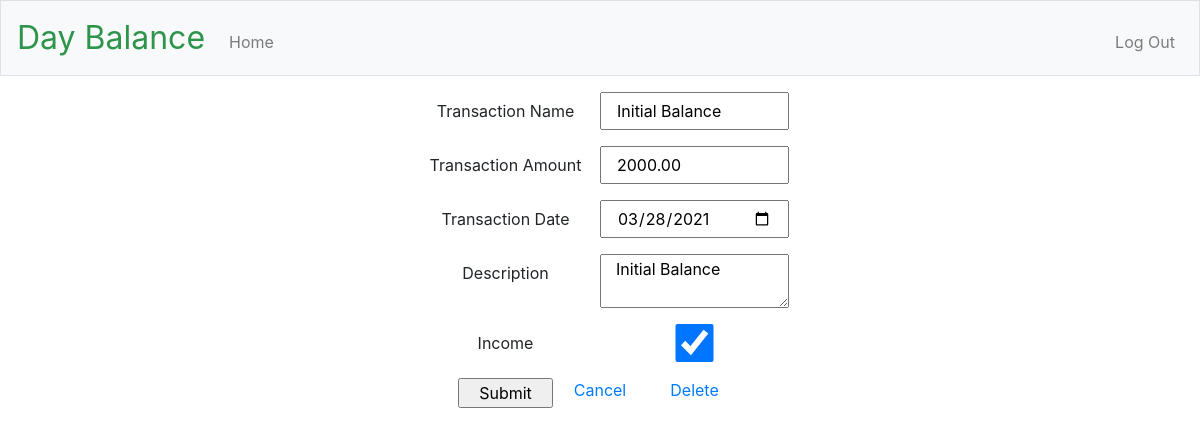
Page /edit/1 (signed in) on the committed database.
### app/models.py (models this page shows, shortened)
class Transaction(db.Model):
    id = db.Column(db.Integer, primary_key=True)
    title = db.Column(db.String(40), nullable=False)
    date = db.Column(db.DateTime, nullable=False)
    amount = db.Column(db.Float, nullable=False)
    description = db.Column(db.String(200))
    income = db.Column(db.Boolean)
    user_id = db.Column(db.Integer, db.ForeignKey('user.id'), nullable=False)

### app/main/routes.py (the view)
@bp.route("/edit", methods=["GET", "POST"])
@bp.route("/edit/<int:transaction_id>", methods=["GET", "POST"])
@login_required
def edit_transaction(transaction_id):
    form = TransactionForm(request.form)
    edited_transaction = Transaction.query.filter_by(id=transaction_id).one()
    if request.method == 'POST' and form.validate():
        edited_transaction.title = form.title.data
        edited_transaction.date = form.date.data
        edited_transaction.amount = form.amount.data
        edited_transaction.description = form.description.data
        edited_transaction.income = form.income.data
        db.session.commit()
        flash("Your changes have been saved.")
        return redirect(url_for("main.index"))
    elif request.method == 'GET':
        form.title.data = edited_transaction.title
        form.date.data = edited_transaction.date
        form.amount.data = edited_transaction.amount
        form.description.data= edited_transaction.description
        form.income.data = edited_transaction.income
    return render_template(
        "edit_transaction.html",
        title="Edit Transaction",
        form=form,
        transaction_id=edited_transaction.id,
    )

### app/main/forms.py (shortened to what this page needs)
class TransactionForm(Form):
    title = StringField('Transaction Name', validators=[DataRequired()])
    date = DateField('Transaction Date', validators=[DataRequired()])
    amount = DecimalField('Transaction Amount', validators=[DataRequired()],
        places=2)
    description = TextAreaField('Description',
        validators=[Length(min=0, max=140)])
    income = BooleanField('Income')
    submit = SubmitField('Submit')

### app/models.py (called while the page is built)
@login.user_loader
def load_user(id):
    return User.query.get(int(id))

### app/templates/edit_transaction.html (shortened to what this page needs)
{% extends "layout.html" %}
{% block main %}
    <form action="/edit/{{ transaction_id }}" method="POST">
        <div class="form-group row justify-content-center">
            {{ form.title.label(class="col-sm-2 col-form-label") }}
            {{ form.title(class="col-sm-2") }}
        </div>
        <div class="form-group row justify-content-center">
            {{ form.amount.label(class="col-sm-2 col-form-label") }}
            {{ form.amount(class="col-sm-2") }}
        </div>
        <div class="form-group row justify-content-center">
            {{ form.date.label(class="col-sm-2 col-form-label") }}
            {{ form.date(class="col-sm-2") }}
        </div>
        <div class="form-group row justify-content-center">
            {{ form.description.label(class="col-sm-2 col-form-label") }}
            {{ form.description(class="col-sm-2") }}
        </div>
        <div class="form-group row justify-content-center">
            {{ form.income.label(class="col-sm-2 col-form-label") }}
            {{ form.income(class="col-sm-2") }}
        </div>
        <div class="form-group row justify-content-center">
            {{ form.submit(class="col-1") }}
            <div class="col-1">
                <a href="{{ url_for('main.index') }}">Cancel</a>
            </div>
            <div class="col-1">
                <a href="{{ url_for('main.delete_transaction',transaction_id = transaction_id) }}">Delete</a>
            </div>
        </div>
    </form>
{% endblock %}

### rows in the picture
Transaction: title "Initial Balance", amount "2000.00", date "03/28/2021", description "Initial Balance", income "☑"
